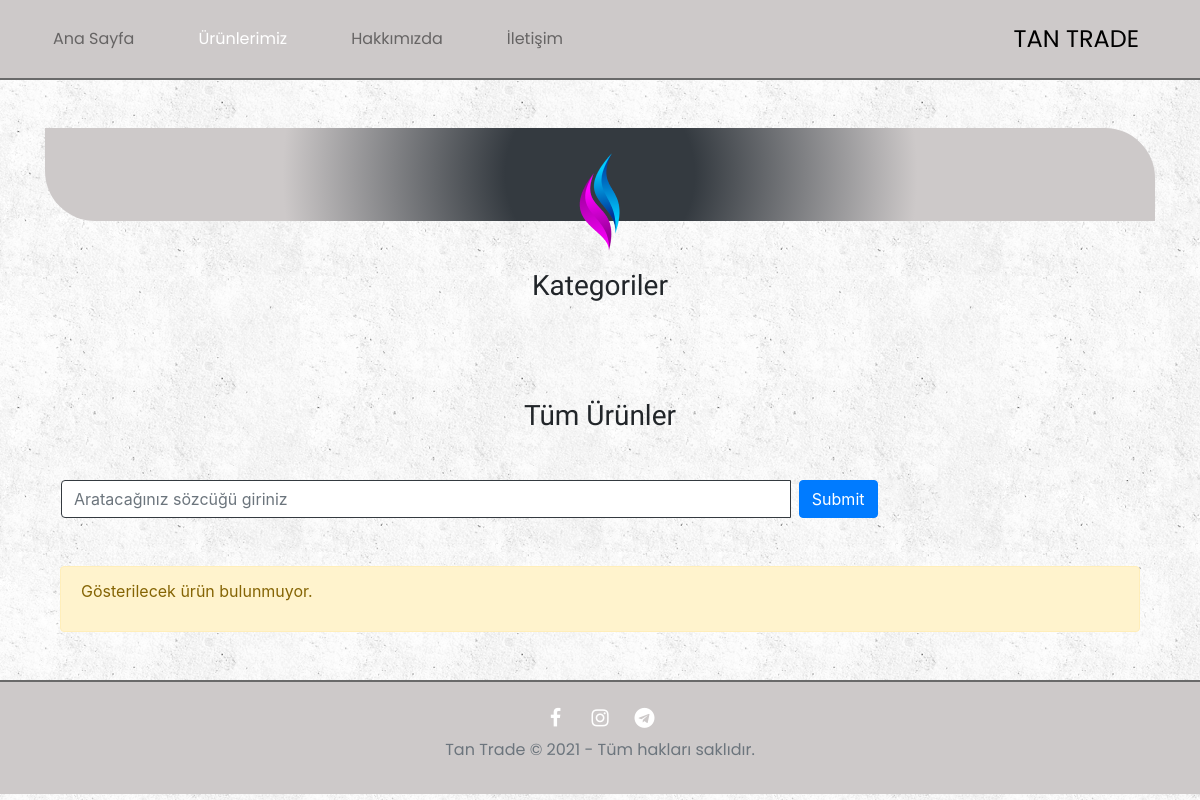
/urunler/, run on an earlier commit of the app's database.
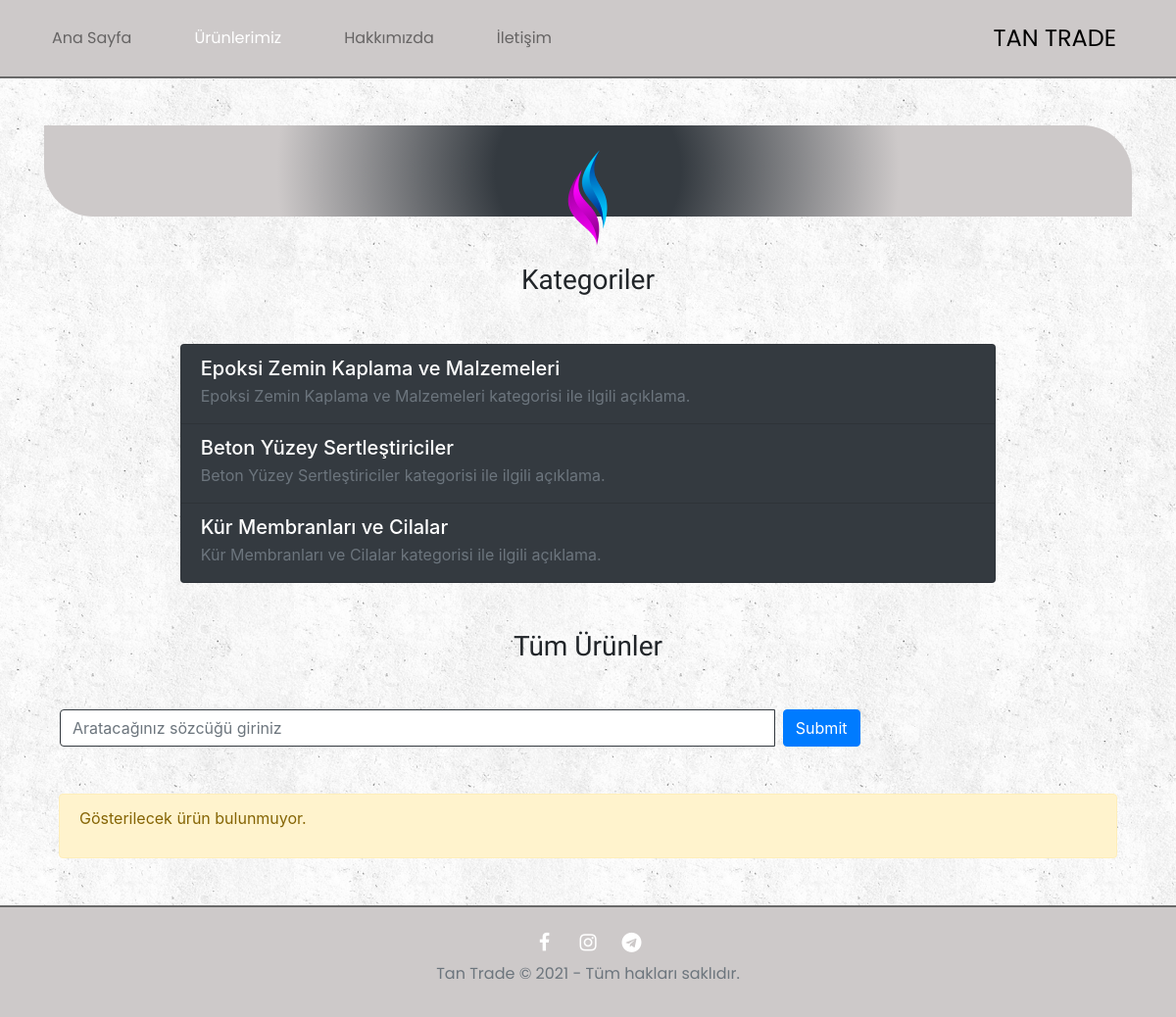
And on a later commit of the database.
### products/models.py (models this page shows, shortened)
class Category(models.Model):
    parent_id = models.IntegerField(verbose_name="Kategori Nu.")
    name = models.CharField(max_length=70, verbose_name="Kategori Adı")
    description = models.TextField(blank=True, null=True, verbose_name="Kategori Açıklaması")
    slug = models.SlugField(verbose_name='Bulunak')

### products/views.py (the view)
# urls.py: path("", views.index, name="index"),
def index(request):
    categories = Category.objects.all()
    products = Product.objects.all()
    query = request.GET.get('q')
    if query:
        products = products.filter(Q(name__icontains=query) | Q(description__icontains=query) | Q(amount__icontains=query)).distinct()
    context = {
        'products': products,
        'categories': categories
    }
    return render(request, "products/list.html", context)

### templates/products/list.html
{% extends 'layout.html' %}
{% load static %}
{% load humanize %}
{% block content %}
<div class="jumbotron jumbotron-fluid py-4 mb-5 mt-5" style="border-radius: 0 50px; background: radial-gradient(circle, #343a40 17%, #cdc9c9 57%)">
    <div class="container" style="height: 45px;">
        <img src="{% static 'media/banner_logo.png' %}" class="rounded mx-auto d-block" alt="">
    </div>
</div>
<div class="mx-auto text-center my-5">
    <h3 style="font-family: 'Courgette', cursive; user-select: none">Kategoriler</h3>
</div>
<div class="list-group mb-5 w-75 mx-auto">
    {% for category in categories %}
        <a href="{{ category.id }}/{{ category.slug }}" class="list-group-item list-group-item-action bg-dark">
            <div class="d-flex w-100 justify-content-between">
              <h5 class="mb-1 text-white">{{ category.name }}</h5>
            </div>
            <p class="mb-1 text-muted">{{ category.description }}</p>
        </a>
    {% endfor %}
</div>
<div class="mx-auto text-center my-5">
    <h3 style="font-family: 'Courgette', cursive; user-select: none">Tüm Ürünler</h3>
</div>
<form class="form-inline my-5" method="GET" role="search" action="">
    <div class="input-group w-75">
        <input type="search" name="q" class="form-control ml-3" style="border: 1px solid #343a40;" placeholder="Aratacağınız sözcüğü giriniz" value="{{ request.GET.q }}"/>
        <span class="input-group-btn">
            <input type="submit" class="btn btn-primary ml-2"/>
        </span>
    </div>
</form>
<div class="col-md-12">
    {% if products %}
        {% for product in products %}
            <div class="card mb-3 bg-dark text-white">
                <div class="row">
                    <div class="col-md-3">
                        <img class="card-img" src="{% static product.getImagePath %}" alt="">
                    </div>
                    <div class="col-md-9">
                        <div class="card-body">
                            <div class="card-title"><a class="text-white" href="{% url 'detail' product.id %}">{{ product.name }}</a></div>
                            <p class="card-text">{{ product.description }}</p>
                            <p class="card-text">
                            <small class="text-muted">{{ product.amount | intcomma }}</small>
                            </p>
                        </div>
                    </div>
                </div>
            </div>
        {% endfor %}
    {% else %}
        <div class="alert alert-warning">
            <p>Gösterilecek ürün bulunmuyor.</p>
        </div>
    {% endif %}
    </div>
</div>
{% endblock %}

### templates/layout.html (shortened to what this page needs)
{% load static %}
<!DOCTYPE html>
<html lang="tr">
<head>
    <link rel="stylesheet" href="https://stackpath.bootstrapcdn.com/bootstrap/4.4.1/css/bootstrap.min.css">
    <link rel="stylesheet" href="https://cdnjs.cloudflare.com/ajax/libs/font-awesome/4.7.0/css/font-awesome.min.css">
    <link rel="stylesheet" href="{% static 'css/style.css' %}">
</head>
<body class="bg-secondary" onload="setActive()">
    {% include 'partials/_navbar.html' %}
    <main>
        <div class="container mt-4">
            {% block content %}
            {% endblock %}
    </main>
    {% include 'partials/_footer.html' %}
</body>
</html>

### templates/partials/_navbar.html (shortened to what this page needs)
{% load static %}
<header>
    <nav class="navbar navbar-expand-lg navbar-light" style="background-color: #cdc9c9; border-bottom: 2px solid #696969; user-select: none;">
        <div class="container py-2" style="font-family: 'Poppins', sans-serif;">
            <div class="collapse navbar-collapse" id="collapse_menu">
                <ul id="navbar" class="navbar-nav mr-auto active">
                    <li class="nav-item mr-5"
                    >
                        <a href="{% url 'index' %}" class="nav-link">Ana Sayfa</a>
                    </li>
                    <li class="nav-item mr-5"
                    >
                        <a href="{% url 'products' %}" class="nav-link">Ürünlerimiz</a>
                    </li>
                    <li class="nav-item mr-5"
                    >
                        <a href="{% url 'about' %}" class="nav-link">Hakkımızda</a>
                    </li>
                    <li class="nav-item"
                    >
                        <a href="{% url 'contact' %}" class="nav-link">İletişim</a>
                    </li>
                </ul>
            </div>
            <a href="{% url 'index' %}" class="navbar-brand" style="color: #000000; font-size: x-large;">TAN TRADE</a>
        </div>
    </nav>
</header>

### templates/partials/_footer.html
<footer>
    <div class="footer py-3 mt-5 mb-0" style="background-color: #cdc9c9; border-top: 2px solid #696969; user-select: none;">
        <div class="container">
            <div class="footer-social text-center">
                <a href="#" class="fa fa-facebook text-white" style="text-decoration: none"></a>
                <a href="#" class="fa fa-instagram text-white" style="text-decoration: none"></a>
                <a href="#" class="fa fa-telegram text-white" style="text-decoration: none"></a>
            </div>
            <p class="text-center text-muted" style="font-family: 'Poppins', sans-serif">Tan Trade &COPY; 2021 - Tüm hakları saklıdır.</p>
        </div>
    </div>
</footer>

What changed in the data, as far as the page shows it:
added Category: name "Epoksi Zemin Kaplama ve Malzemeleri", description "Epoksi Zemin Kaplama ve Malzemeleri kategorisi ile ilgili açıklama."
added Category: name "Beton Yüzey Sertleştiriciler", description "Beton Yüzey Sertleştiriciler kategorisi ile ilgili açıklama."
added Category: name "Kür Membranları ve Cilalar", description "Kür Membranları ve Cilalar kategorisi ile ilgili açıklama."
